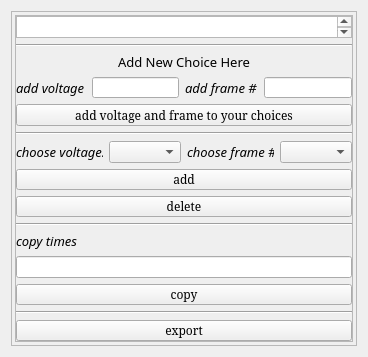
<?xml version="1.0" encoding="UTF-8"?>
<ui version="4.0">
 <class>Form</class>
 <widget class="QWidget" name="Form">
  <property name="geometry">
   <rect>
    <x>0</x>
    <y>0</y>
    <width>358</width>
    <height>347</height>
   </rect>
  </property>
  <property name="maximumSize">
   <size>
    <width>358</width>
    <height>347</height>
   </size>
  </property>
  <property name="windowTitle">
   <string>Form</string>
  </property>
  <layout class="QHBoxLayout" name="horizontalLayout">
   <item>
    <widget class="QFrame" name="frame">
     <property name="maximumSize">
      <size>
       <width>346</width>
       <height>335</height>
      </size>
     </property>
     <property name="frameShape">
      <enum>QFrame::StyledPanel</enum>
     </property>
     <property name="frameShadow">
      <enum>QFrame::Sunken</enum>
     </property>
     <layout class="QHBoxLayout" name="horizontalLayout_3">
      <property name="spacing">
       <number>2</number>
      </property>
      <property name="leftMargin">
       <number>3</number>
      </property>
      <property name="topMargin">
       <number>3</number>
      </property>
      <property name="rightMargin">
       <number>3</number>
      </property>
      <property name="bottomMargin">
       <number>3</number>
      </property>
      <item>
       <layout class="QHBoxLayout" name="horizontalLayout_2">
        <item>
         <widget class="QFrame" name="frame_3">
          <property name="frameShape">
           <enum>QFrame::StyledPanel</enum>
          </property>
          <property name="frameShadow">
           <enum>QFrame::Raised</enum>
          </property>
          <layout class="QHBoxLayout" name="horizontalLayout_4">
           <property name="leftMargin">
            <number>0</number>
           </property>
           <property name="topMargin">
            <number>0</number>
           </property>
           <property name="rightMargin">
            <number>0</number>
           </property>
           <property name="bottomMargin">
            <number>0</number>
           </property>
           <item>
            <layout class="QVBoxLayout" name="verticalLayout">
             <item>
              <widget class="QTextEdit" name="textEdit"/>
             </item>
             <item>
              <widget class="Line" name="line_4">
               <property name="orientation">
                <enum>Qt::Horizontal</enum>
               </property>
              </widget>
             </item>
             <item>
              <widget class="QLabel" name="label_5">
               <property name="font">
                <font>
                 <family>Jokerman</family>
                 <pointsize>10</pointsize>
                </font>
               </property>
               <property name="text">
                <string>Add New Choice Here</string>
               </property>
               <property name="alignment">
                <set>Qt::AlignCenter</set>
               </property>
              </widget>
             </item>
             <item>
              <layout class="QHBoxLayout" name="horizontalLayout_6">
               <item>
                <widget class="QLabel" name="label">
                 <property name="font">
                  <font>
                   <family>Monotype Corsiva</family>
                   <pointsize>10</pointsize>
                   <italic>true</italic>
                  </font>
                 </property>
                 <property name="text">
                  <string>add voltage</string>
                 </property>
                 <property name="buddy">
                  <cstring>edit_addVoltage</cstring>
                 </property>
                </widget>
               </item>
               <item>
                <widget class="QLineEdit" name="edit_addVoltage"/>
               </item>
               <item>
                <widget class="QLabel" name="label_2">
                 <property name="font">
                  <font>
                   <family>Monotype Corsiva</family>
                   <pointsize>10</pointsize>
                   <italic>true</italic>
                  </font>
                 </property>
                 <property name="text">
                  <string>add frame #</string>
                 </property>
                 <property name="buddy">
                  <cstring>edit_addFrame</cstring>
                 </property>
                </widget>
               </item>
               <item>
                <widget class="QLineEdit" name="edit_addFrame"/>
               </item>
              </layout>
             </item>
             <item>
              <widget class="QPushButton" name="pbtn_addVF">
               <property name="font">
                <font>
                 <family>MS Serif</family>
                </font>
               </property>
               <property name="text">
                <string>add voltage and frame to your choices</string>
               </property>
              </widget>
             </item>
             <item>
              <widget class="Line" name="line">
               <property name="orientation">
                <enum>Qt::Horizontal</enum>
               </property>
              </widget>
             </item>
             <item>
              <layout class="QHBoxLayout" name="horizontalLayout_5">
               <item>
                <widget class="QLabel" name="label_3">
                 <property name="font">
                  <font>
                   <family>Monotype Corsiva</family>
                   <pointsize>10</pointsize>
                   <italic>true</italic>
                  </font>
                 </property>
                 <property name="text">
                  <string>choose voltage:</string>
                 </property>
                 <property name="buddy">
                  <cstring>cbbx_voltage</cstring>
                 </property>
                </widget>
               </item>
               <item>
                <widget class="QComboBox" name="cbbx_voltage"/>
               </item>
               <item>
                <widget class="QLabel" name="label_4">
                 <property name="font">
                  <font>
                   <family>Monotype Corsiva</family>
                   <pointsize>10</pointsize>
                   <italic>true</italic>
                  </font>
                 </property>
                 <property name="text">
                  <string>choose frame #:</string>
                 </property>
                 <property name="buddy">
                  <cstring>cbbx_frame</cstring>
                 </property>
                </widget>
               </item>
               <item>
                <widget class="QComboBox" name="cbbx_frame"/>
               </item>
              </layout>
             </item>
             <item>
              <widget class="QPushButton" name="pbtn_add">
               <property name="font">
                <font>
                 <family>MS Serif</family>
                </font>
               </property>
               <property name="text">
                <string>add</string>
               </property>
              </widget>
             </item>
             <item>
              <widget class="QPushButton" name="pbtn_delete">
               <property name="font">
                <font>
                 <family>MS Serif</family>
                </font>
               </property>
               <property name="text">
                <string>delete</string>
               </property>
              </widget>
             </item>
             <item>
              <widget class="Line" name="line_2">
               <property name="orientation">
                <enum>Qt::Horizontal</enum>
               </property>
              </widget>
             </item>
             <item>
              <widget class="QLabel" name="label_6">
               <property name="font">
                <font>
                 <family>Monotype Corsiva</family>
                 <pointsize>10</pointsize>
                 <italic>true</italic>
                </font>
               </property>
               <property name="text">
                <string>copy times</string>
               </property>
               <property name="buddy">
                <cstring>lineEdit_3</cstring>
               </property>
              </widget>
             </item>
             <item>
              <widget class="QLineEdit" name="lineEdit_3"/>
             </item>
             <item>
              <widget class="QPushButton" name="pbtn_copy">
               <property name="font">
                <font>
                 <family>MS Serif</family>
                </font>
               </property>
               <property name="text">
                <string>copy</string>
               </property>
              </widget>
             </item>
             <item>
              <widget class="Line" name="line_3">
               <property name="orientation">
                <enum>Qt::Horizontal</enum>
               </property>
              </widget>
             </item>
             <item>
              <widget class="QPushButton" name="pbtn_export">
               <property name="font">
                <font>
                 <family>MS Serif</family>
                </font>
               </property>
               <property name="text">
                <string>export</string>
               </property>
              </widget>
             </item>
            </layout>
           </item>
          </layout>
         </widget>
        </item>
       </layout>
      </item>
     </layout>
    </widget>
   </item>
  </layout>
 </widget>
 <tabstops>
  <tabstop>pbtn_addVF</tabstop>
  <tabstop>cbbx_voltage</tabstop>
  <tabstop>cbbx_frame</tabstop>
  <tabstop>pbtn_add</tabstop>
  <tabstop>pbtn_delete</tabstop>
  <tabstop>lineEdit_3</tabstop>
  <tabstop>pbtn_copy</tabstop>
  <tabstop>pbtn_export</tabstop>
 </tabstops>
 <resources/>
 <connections/>
</ui>
